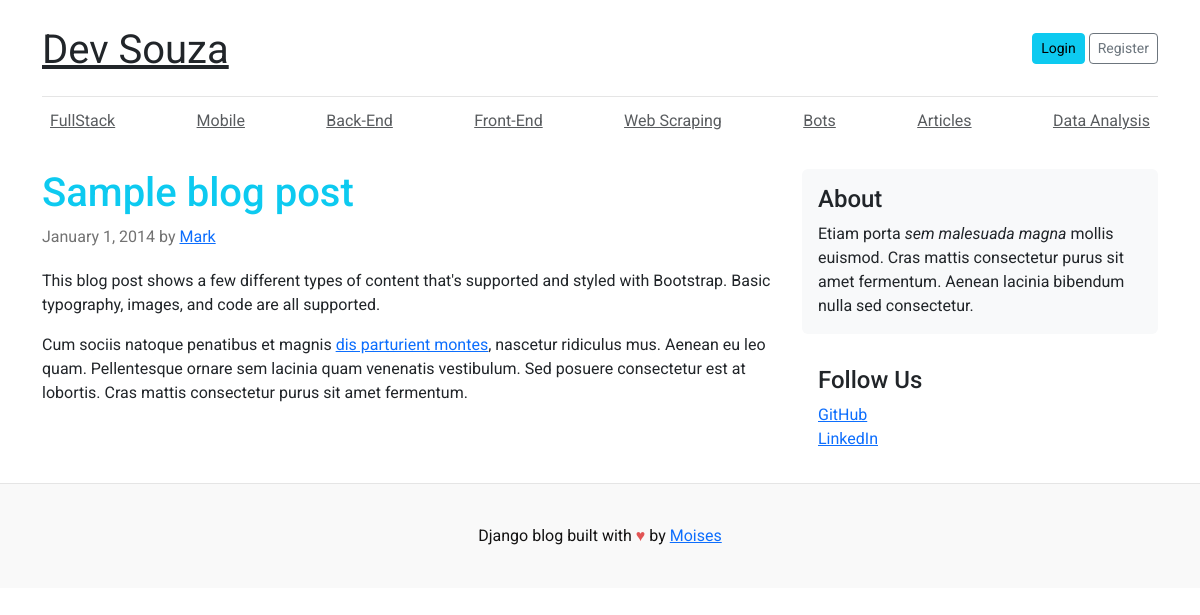
Before: / with the older database file.
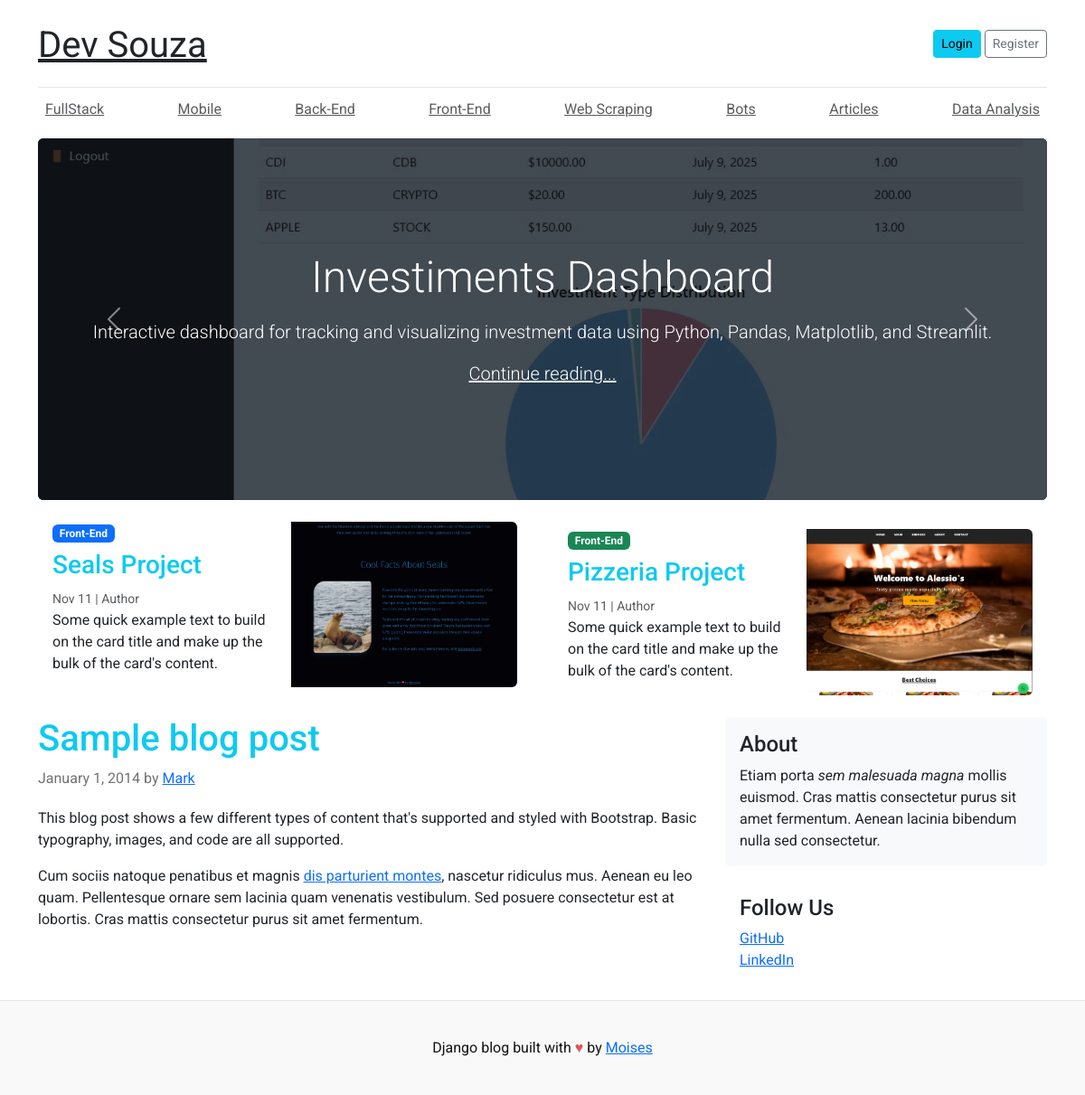
After: the same page with the newer database file.
### blog_projects/models.py (models this page shows, shortened)
class Category(models.Model):
    category_name = models.CharField(max_length=100)
    updated_at = models.DateTimeField(auto_now=True)
    created_at = models.DateTimeField(auto_now_add=True)
    def __str__(self):
        return self.category_name
    class Meta:
        verbose_name_plural = "categories"

class Blog(models.Model):
    title = models.CharField(max_length=200)
    slug = models.SlugField(max_length=200, unique=True)
    category = models.ForeignKey(Category, on_delete=models.CASCADE)
    author = models.ForeignKey(User, on_delete=models.CASCADE)
    technologies = models.CharField(max_length=200)
    video = models.FileField(upload_to='projects/videos/', blank=True, null=True)
    image = models.ImageField(upload_to='uploads/%Y/%m/%d')
    short_description = models.TextField(max_length=500)
    blog_body = models.TextField(max_length=2000)
    status = models.CharField(max_length=20,choices=STATUS_CHOICES, default='Draft')
    url_github = models.URLField(blank=True, null=True)
    is_featured = models.BooleanField(default=False)
    created_at = models.DateTimeField(auto_now_add=True)
    updated_at = models.DateTimeField(auto_now=True)
    class Meta:
        verbose_name_plural = "blogs"
        ordering = ['-created_at']  # Order by creation date descending

### blog_projects/views.py (the view)
# urls.py: path('', views.home, name='home'),
def home(request):
    categories = Category.objects.all()
    blogs = Blog.objects.filter(status='Published')
    blogs_front = Blog.objects.filter(category=5)
    featured_blogs = blogs.filter(is_featured=True)
    context = {
        'blogs': blogs,
        'featured_blogs': featured_blogs,
        'categories': categories,
        'blogs_front': blogs_front,
    }
    return render(request, 'home.html', context)

### templates/home.html (shortened to what this page needs)
{% extends 'base.html' %}
{% load static %}
{% block content %}
<div id="blogCarousel" class="carousel slide" data-bs-ride="carousel">
  <div class="carousel-inner">
    {% for post in featured_blogs %}
    <div class="carousel-item active">
      <div class="d-flex align-items-center" style="height: 400px;">
        <div class="jumbotron w-100 text-white rounded bg-dark d-flex align-items-center"
             style="background-image: url('{{ post.image.url }}'); background-blend-mode: overlay; background-size: cover; background-position: center; height: 100%;">
          <div class="container px-5">
            <h1 class="text-center display-4 font-italic">{{ post.title }}</h1>
            <p class="text-center lead my-3">{{ post.short_description }}</p>
            <p class="text-center lead mb-0"><a href="{% url 'post_detail' post.slug %}" class="text-white font-weight-bold">Continue reading...</a></p>
          </div>
        </div>
      </div>
    </div>
    {% endfor %}
  </div>
  <button class="carousel-control-prev" type="button" data-bs-target="#blogCarousel" data-bs-slide="prev">
    <span class="carousel-control-prev-icon" aria-hidden="true"></span>
  </button>
  <button class="carousel-control-next" type="button" data-bs-target="#blogCarousel" data-bs-slide="next">
    <span class="carousel-control-next-icon" aria-hidden="true"></span>
  </button>
</div>
<div class="row mb-2 mt-2">
  {% for blog in blogs_front %}
  {% if forloop.counter == 1 %}
  <div class="col-md-6">
    <div class="card border-0">
      <div class="card-body d-flex align-items-start justify-content-between">
        <div>
          <span class="badge bg-primary mb-2">{{ blog.category }}</span>
          <h3 class="text-info">{{ blog.title }}</h3>
          <small class="mb-1 text-muted">Nov 11 | Author</small>
          <p class="card-text mb-0">
            Some quick example text to build on the card title and make up the bulk of the card's content.
          </p>
        </div>
        <img src="{{ blog.image.url }}"
             alt="Thumbnail"
             class="ms-2 img-fluid rounded-end" style="max-width: 250px; max-height: 200px;">
      </div>
    </div>
  </div>
  {% endif %}
  {% endfor %}
  {% for blog in blogs_front %}
  {% if forloop.counter == 2 %}
  <div class="col-md-6 mt-2">
    <div class="card border-0">
      <div class="card-body d-flex align-items-start justify-content-between">
        <div>
          <span class="badge bg-success mb-2">{{ blog.category }}</span>
          <h3 class="text-info">{{ blog.title }}</h3>
          <small class="mb-1 text-muted">Nov 11 | Author</small>
          <p class="card-text mb-0">
            Some quick example text to build on the card title and make up the bulk of the card's content.
          </p>
        </div>
        <img src="{{ blog.image.url }}"
             alt="Thumbnail"
             class="ms-2 img-fluid rounded-end" style="max-width: 250px; max-height: 200px;">
      </div>
    </div>
  </div>
  {% endif %}
  {% endfor %}
</div>
  <main role="main" class="container p-0">
    <div class="row">
      <div class="col-md-8 blog-main">
        <div class="blog-post">
          <h2 class="text-info blog-post-title">Sample blog post</h2>
          <p class="blog-post-meta">January 1, 2014 by <a href="#">Mark</a></p>
          <p>This blog post shows a few different types of content that's supported and styled with Bootstrap. Basic typography, images, and code are all supported.</p>
          <p>Cum sociis natoque penatibus et magnis <a href="#">dis parturient montes</a>, nascetur ridiculus mus. Aenean eu leo quam. Pellentesque ornare sem lacinia quam venenatis vestibulum. Sed posuere consectetur est at lobortis. Cras mattis consectetur purus sit amet fermentum.</p>
        </div>
      </div>
      <aside class="col-md-4 blog-sidebar">
        <div class="p-3 mb-3 bg-light rounded">
          <h4 class="font-italic">About</h4>
          <p class="mb-0">Etiam porta <em>sem malesuada magna</em> mollis euismod. Cras mattis consectetur purus sit amet fermentum. Aenean lacinia bibendum nulla sed consectetur.</p>
        </div>
        <div class="p-3">
          <h4 class="font-italic">Follow Us</h4>
          <ol class="list-unstyled">
            <li><a href="#">GitHub</a></li>
            <li><a href="#">LinkedIn</a></li>
          </ol>
        </div>
      </aside>
    </div>
  </main>
</div>
{% endblock content %}

### templates/base.html (shortened to what this page needs)
{% load static %}
<!DOCTYPE html>
<html lang="en">
<head>
    <link href="https://cdn.jsdelivr.net/npm/bootstrap@5.3.0/dist/css/bootstrap.min.css" rel="stylesheet">
    <link rel="stylesheet" href="{% static 'css/style.css' %}">
  </head>
<body>
    <div class="container">
      <header class="blog-header py-3">
        <div class="row flex-nowrap justify-content-between align-items-center">
          <div class="col-8 pt-1">
            <a class="blog-header-logo text-dark" href="/">Dev Souza</a>
          </div>
          <div class="col-4 d-flex justify-content-end align-items-center">
            <a class="btn btn-sm btn-info" href="#">Login</a> &nbsp;
            <a class="btn btn-sm btn-outline-secondary" href="#">Register</a>
          </div>
        </div>
      </header>
      <div class="nav-scroller py-1 mb-2">
        <nav class="nav d-flex justify-content-between">
          {% for cat in categories %}
          <a id="navbar" class="p-2 text-muted" href="">{{ cat.category_name }}</a>
          {% endfor %}
        </nav>
      </div>
{% block content %}
{% endblock %}
<footer id="blog-footer" class="blog-footer">
  <p>Django blog built with <span style="color: #e25555;">&hearts;</span> by <a href="https://github.com/LinuxEater" target="_blank">Moises</a></p>
</footer>
</body>
</html>

### blog_main/static/css/style.css (style rules this page uses)
body { font-family: 'Roboto'!important; }
.blog-header { border-bottom: 1px solid #e5e5e5; }
.blog-header-logo { font-family: "Roboto", Georgia, "Times New Roman", serif; font-size: 2.50rem; }
h1, h2, h3, h4, h5, h6 { font-family: "Roboto", Georgia, "Times New Roman", serif; }
.display-4 { font-size: 2.5rem; }
@media (min-width: 768px) { .display-4 { font-size: 3rem; } }
.blog-post { margin-bottom: 4rem; }
.blog-post-title { font-size: 2.5rem; }
.blog-post-meta { margin-bottom: 1.25rem; color: #727272; }
.blog-footer { padding: 2.5rem 0; color: #131212; text-align: center; background-color: #f9f9f9; border-top: .05rem solid #e5e5e5; }
.blog-footer p:last-child { margin-bottom: 0; }
#navbar { transition: all 0.5s ease-in-out; }
.jumbotron { cursor: pointer; overflow: hidden; transition: all 0.8s cubic-bezier(0.4, 0, 0.2, 1); }

Changed rows visible on the page:
added Blog: image (picture), title "Investiments Dashboard", short_description "Interactive dashboard for tracking and visualizing investment data using Python, Pandas, Matplotlib, and Streamlit."
added Blog: category "Front-End", title "Seals Project", image (picture)
added Blog: category "Front-End", title "Pizzeria Project", image (picture)
